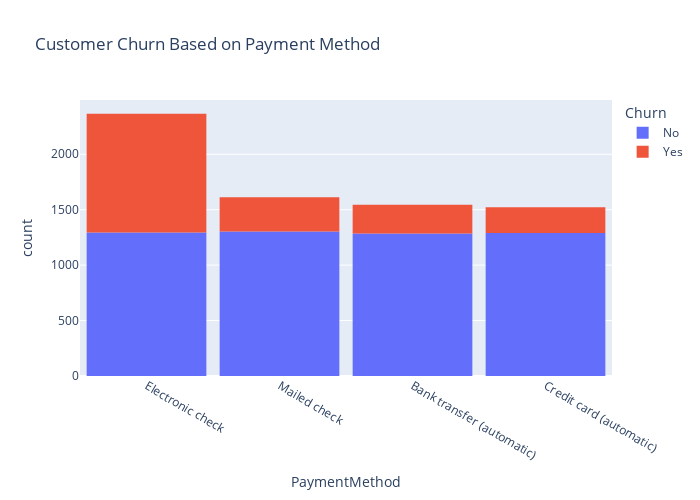

Write notebook code for a chart like this one.
### Markdown cell above
### 4.  Does the payment method contribute to why customers churn?

### Code cell
fig = px.histogram(data, x="PaymentMethod", color="Churn", title="Customer Churn Based on Payment Method")
fig.update_layout(width=700, height=500, bargap=0.1)
fig.show()

### Figure 1 — Plotly figure (JSON) as saved in the notebook; plotly's stock layout.template omitted (floating-point values rounded to 4 significant figures; data arrays with more than 128 entries replaced by an {"elided": "..."} marker saying what was removed)
{"data": [{"alignmentgroup": "True", "bingroup": "x", "hovertemplate": "Churn=No<br>PaymentMethod=%{x}<br>count=%{y}<extra></extra>", "legendgroup": "No", "marker": {"color": "#636efa", "pattern": {"shape": ""}}, "name": "No", "offsetgroup": "No", "orientation": "v", "showlegend": true, "type": "histogram", "x": {"elided": "5174 str values"}, "xaxis": "x", "yaxis": "y"}, {"alignmentgroup": "True", "bingroup": "x", "hovertemplate": "Churn=Yes<br>PaymentMethod=%{x}<br>count=%{y}<extra></extra>", "legendgroup": "Yes", "marker": {"color": "#EF553B", "pattern": {"shape": ""}}, "name": "Yes", "offsetgroup": "Yes", "orientation": "v", "showlegend": true, "type": "histogram", "x": {"elided": "1869 str values"}, "xaxis": "x", "yaxis": "y"}], "layout": {"bargap": 0.1, "barmode": "relative", "height": 500, "legend": {"title": {"text": "Churn"}, "tracegroupgap": 0}, "title": {"text": "Customer Churn Based on Payment Method"}, "width": 700, "xaxis": {"anchor": "y", "domain": [0, 1], "title": {"text": "PaymentMethod"}}, "yaxis": {"anchor": "x", "domain": [0, 1], "title": {"text": "count"}}}}
